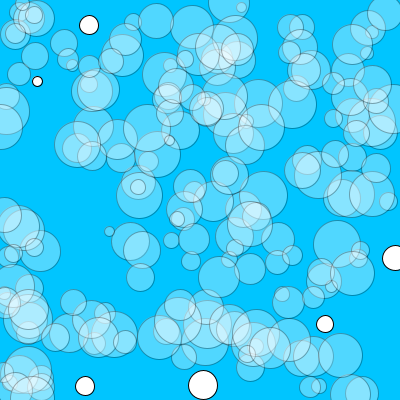
Frame 1 (no input)
Frame 60 (the mouse pressed at the canvas centre just before this capture): identical to frame 1, image omitted
Frame 120 (the mouse held since frame 60 and released just before this capture): identical to frame 1, image omitted

The Processing sketch that drew this single still picture (run headless with seeded random() and noise(); from frame 60 on, the mouse is pressed at the canvas centre):

// Processing sketch: processing_18480
// ── processing_18480.pde

int total = 200;
int [] xPos = new int[total];
int [] yPos = new int[total];
int [] radius = new int[total];


void setup()
{
  size(400,400);

  setupCircles();

  smooth();
}


void draw()
{
  background(0,197,255);
  for( int i = 0; i < total; i++)
  {

    fill(255,255,255,255);
    stroke(0,255);
    for( int j = 0; j < total; j++)
    {
      float radiusSq = ( radius[i]/2.0+radius[j]/2.0)*( radius[i]/2.0+radius[j]/2.0);
      if( j==i) continue;
      int xDist = xPos[i]-xPos[j];
      int yDist = yPos[i]-yPos[j];
      int distancesq = (xDist*xDist)+(yDist*yDist);
      if(distancesq < radiusSq ) {
        fill(255,255,255,80);
        stroke(0,80);
        break;
      }
    }
    ellipse(xPos[i],yPos[i],radius[i],radius[i]);
  }
}


void keyPressed()
{
  setupCircles();
}


void setupCircles()
{
  for( int i = 0; i < total; i++)
  {
    xPos[i] = int( random(0,width) );
    yPos[i] = int(random(0,height) );
    radius[i] = int(random(10,50) );
  }
}
